Frame 1 (no input): blank canvas, image omitted
Frame 60 (the mouse pressed at the canvas centre just before this capture): blank canvas, image omitted
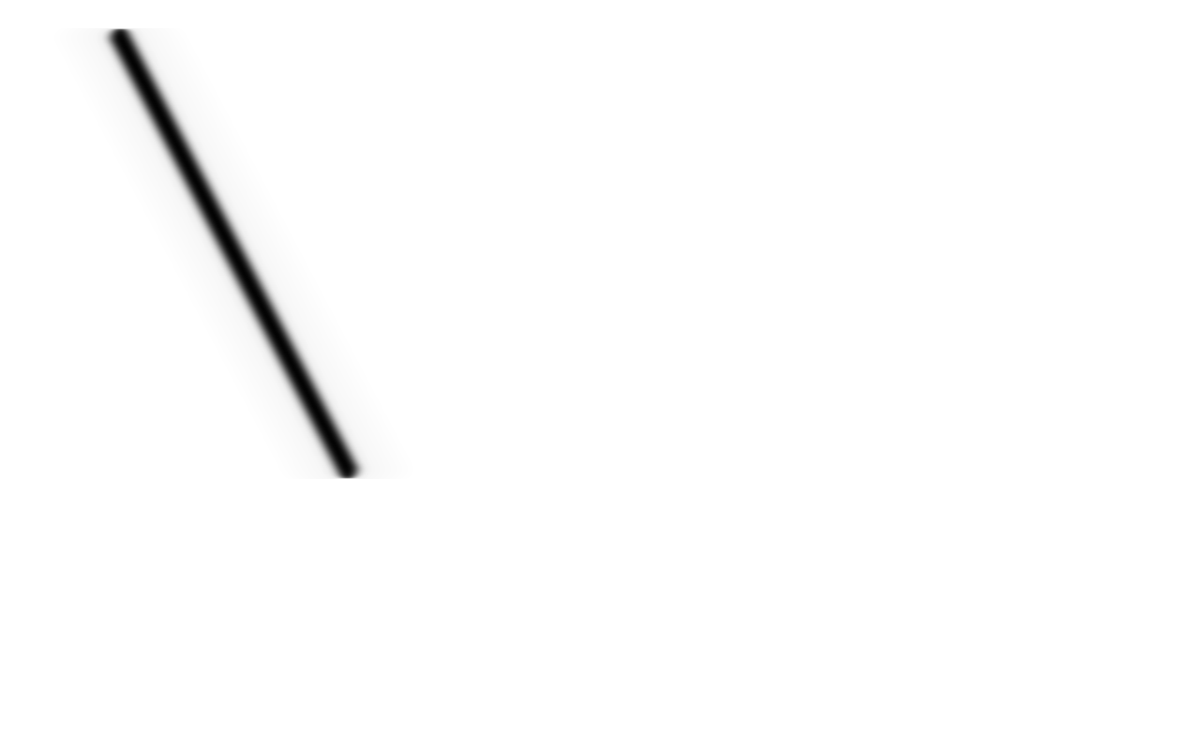
Frame 120 (the mouse held since frame 60 and released just before this capture)

The Processing sketch whose frames 1 and 60 were blank and that drew this single picture after the mouse press (run headless with seeded random() and noise(); from frame 60 on, the mouse is pressed at the canvas centre):

// Processing sketch: gau_blur
// ── gau_blur.pde
boolean bSaved = false; 
PGraphics myGraphics; 
color srcPixels[];
color dstPixels[];

void setup() {
  size(1280, 800); 
  background(255);
  myGraphics = createGraphics(width, height);
  dstPixels = new color[width * height];
}

void draw() 
{ 
    myGraphics.beginDraw();
    myGraphics.background(255); 
    myGraphics.strokeWeight (20);
    myGraphics.stroke (0); 
    myGraphics.smooth(); 
    myGraphics.line (128, 40, 370, 500); 
    myGraphics.endDraw();
    
  if(mousePressed == true)
  { 
    blurDrawing(); 
    image (myGraphics, 0,0);
  }
}

void blurDrawing() {
  myGraphics.loadPixels(); 
  srcPixels = myGraphics.pixels;

  int nPasses = 20; 
  
  for (int p=0; p<nPasses; p++) {

    for (int y=0; y<height; y++) {
      for (int x=0; x<width; x++) {

        int row = (y*width) + x; 
        int i0 = row - 3;
        int i1 = row - 2;
        int i2 = row - 1;
        int i3 = row    ; 
        int i4 = row + 1;
        int i5 = row + 2;
        int i6 = row + 3;

        color c0 = (x < 3)        ? 255: srcPixels[i0];
        color c1 = (x < 2)        ? 255: srcPixels[i1];
        color c2 = (x < 1)        ? 255: srcPixels[i2];
        color c3 =                       srcPixels[i3];
        color c4 = (x >= width-1) ? 255: srcPixels[i4];
        color c5 = (x >= width-2) ? 255: srcPixels[i5];
        color c6 = (x >= width-3) ? 255: srcPixels[i6];

        float b0 =      (0xFF & c0); // extract the blue value
        float b1 = 6  * (0xFF & c1); 
        float b2 = 15 * (0xFF & c2); 
        float b3 = 20 * (0xFF & c3); 
        float b4 = 15 * (0xFF & c4); 
        float b5 = 6  * (0xFF & c5); 
        float b6 =      (0xFF & c6); 

        int avg = (int)((b0+b1+b2+b3+b4+b5+b6)/64);
        dstPixels[i3] = color(avg);
      }
    } 

    int nPixels = width * height; 
    for (int i=0; i<nPixels; i++) {
      srcPixels[i] = dstPixels[i];
    }
  }

  myGraphics.updatePixels();
}
